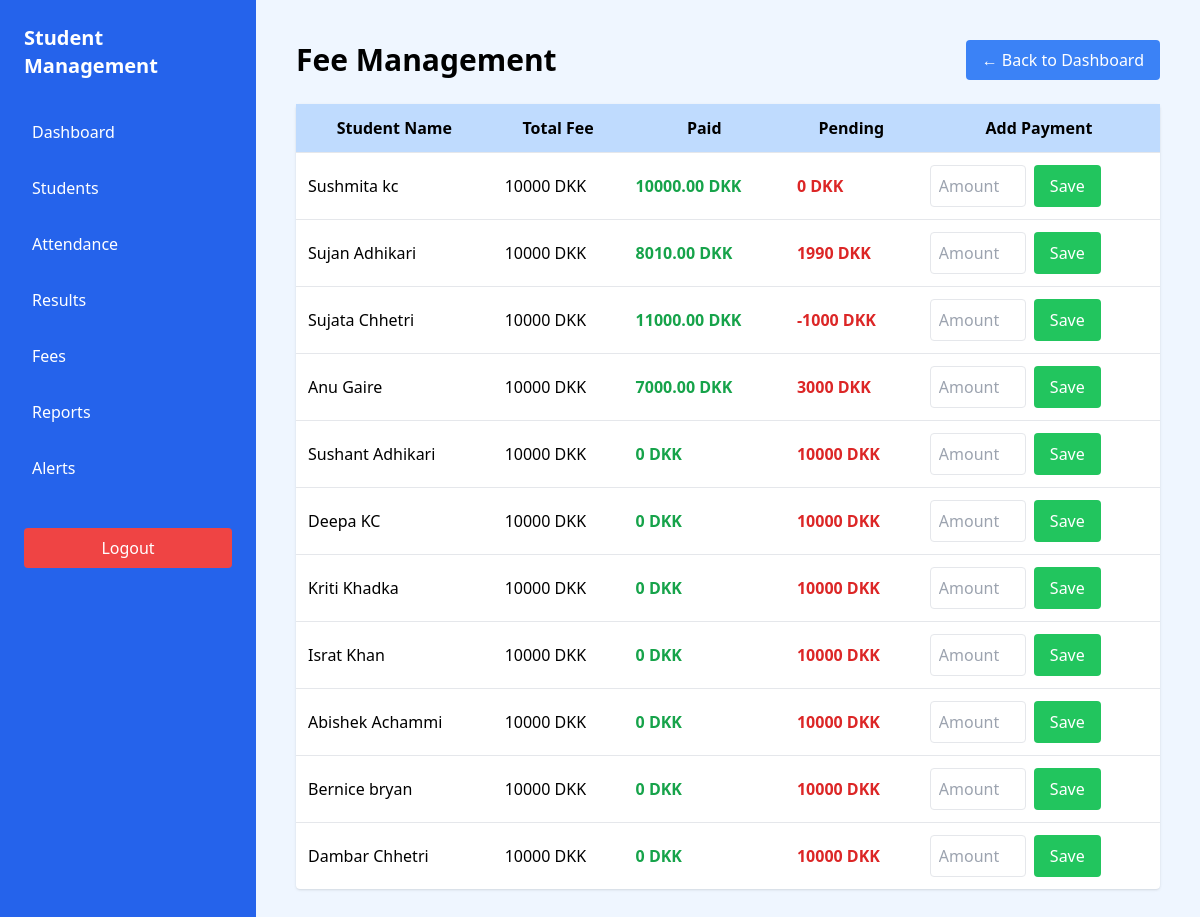
/manage_fees.php (signed in), run on the app's committed database.
### tables this page shows
CREATE TABLE `students` (
  `student_id` int(11) NOT NULL,
  `first_name` varchar(50) DEFAULT NULL,
  `last_name` varchar(50) DEFAULT NULL,
  `email` varchar(100) DEFAULT NULL,
  `phone` varchar(20) DEFAULT NULL
);

### manage_fees.php (the view, shortened to what this page needs)
<?php
include("database.php");
$total_fee = 10000;
$students = mysqli_query($conn,"SELECT * FROM students");
?>
<!DOCTYPE html>
<html>
<head>
<script src="https://cdn.tailwindcss.com"></script>
</head>
<body class="bg-blue-50">
<div class="flex">
<?php include("sidebar.php"); ?>
<div class="flex-1 p-10">
<div class="flex justify-between items-center mb-6">
<h2 class="text-3xl font-bold">
Fee Management
</h2>
<a href="dashboard.php"
class="bg-blue-500 text-white px-4 py-2 rounded hover:bg-blue-600">
← Back to Dashboard
</a>
</div>
<table class="w-full bg-white shadow rounded">
<tr class="bg-blue-200">
<th class="p-3">Student Name</th>
<th class="p-3">Total Fee</th>
<th class="p-3">Paid</th>
<th class="p-3">Pending</th>
<th class="p-3">Add Payment</th>
</tr>
<?php while($row=mysqli_fetch_assoc($students)){
$student_id = intval($row['student_id']);
$stmt = mysqli_prepare($conn, "SELECT SUM(amount) as total_paid FROM fees WHERE student_id=?");
mysqli_stmt_bind_param($stmt, "i", $student_id);
mysqli_stmt_execute($stmt);
$paid_row = mysqli_fetch_assoc(mysqli_stmt_get_result($stmt));
$paid = $paid_row['total_paid'];
if(!$paid)
{
$paid = 0;
}
$pending = $total_fee - $paid;
?>
<tr class="border-t">
<td class="p-3">
<?php echo htmlspecialchars($row['first_name']." ".$row['last_name']); ?>
</td>
<td class="p-3">
<?php echo $total_fee; ?> DKK
</td>
<td class="p-3 text-green-600 font-bold">
<?php echo $paid; ?> DKK
</td>
<td class="p-3 text-red-600 font-bold">
<?php echo $pending; ?> DKK
</td>
<td class="p-3">
<form method="POST" class="flex gap-2">
<input
type="number"
name="amount"
placeholder="Amount"
class="border p-2 rounded w-24"
required>
<button
type="submit"
name="submit"
class="bg-green-500 text-white px-4 py-2 rounded hover:bg-green-600">
Save
</button>
</form>
</td>
</tr>
<?php } ?>
</table>
</div>
</div>
</body>
</html>

### data on the page
students: first_name+last_name "Sushmita kc", paid "10000.00", pending "0"
students: first_name+last_name "Sujan Adhikari", paid "8010.00", pending "1990"
students: first_name+last_name "Sujata Chhetri", paid "11000.00", pending "-1000"
students: first_name+last_name "Anu Gaire", paid "7000.00", pending "3000"
students: first_name+last_name "Sushant Adhikari", paid "0", pending "10000"
students: first_name+last_name "Deepa KC", paid "0", pending "10000"
students: first_name+last_name "Kriti Khadka", paid "0", pending "10000"
students: first_name+last_name "Israt Khan", paid "0", pending "10000"
students: first_name+last_name "Abishek Achammi", paid "0", pending "10000"
students: first_name+last_name "Bernice bryan", paid "0", pending "10000"
students: first_name+last_name "Dambar Chhetri", paid "0", pending "10000"
